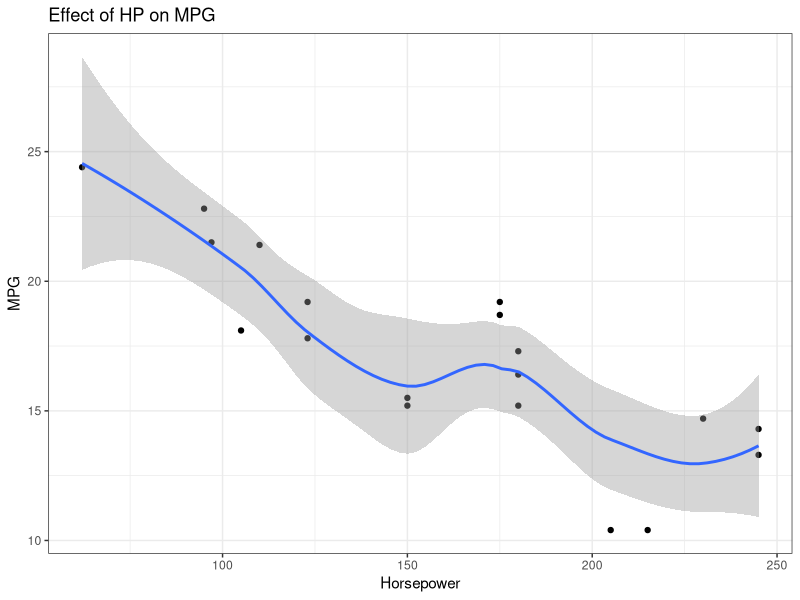
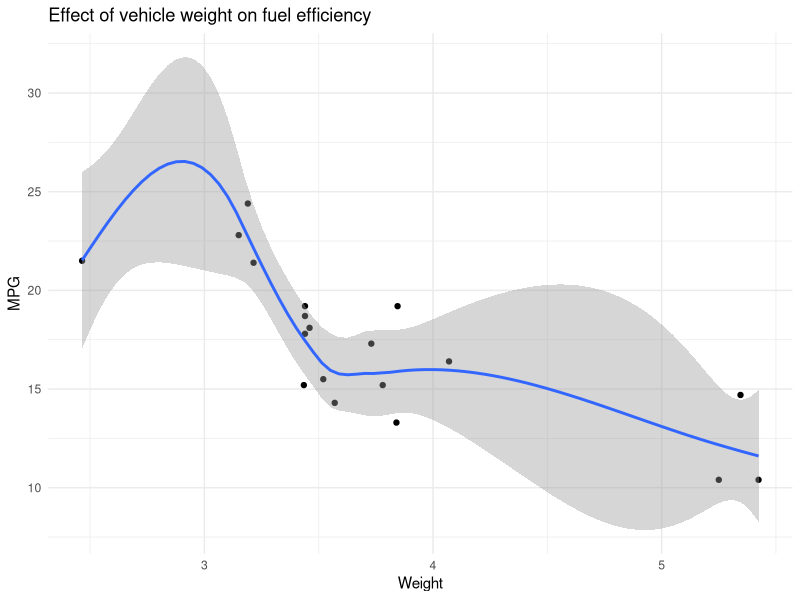
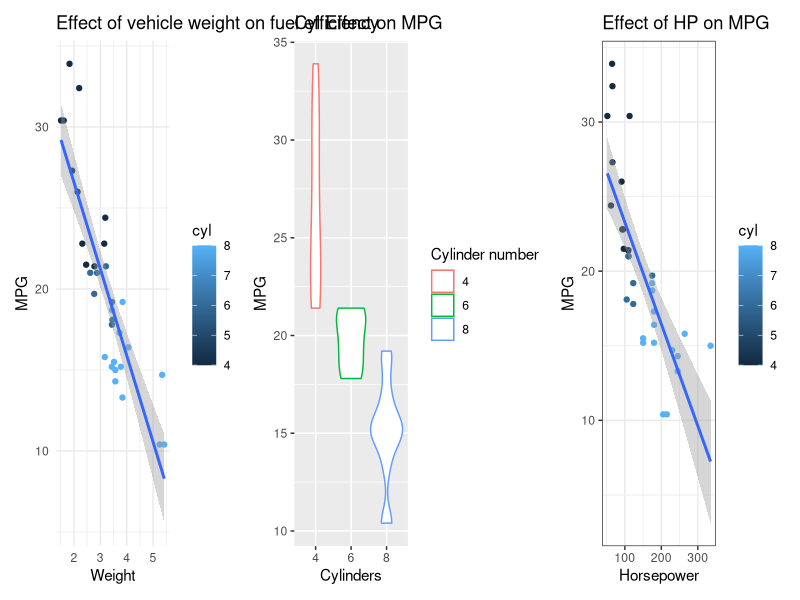

Recreate these plots in R, in order.
library(tidyverse)
#1
data("mtcars")
str(mtcars)

#subset mtcars, #

auto_transmissions <- mtcars$am %in% "0"
Auto_subset <- mtcars[auto_transmissions,]
save(Auto_subset, file = "automatic_mtcars.csv")

#4/5 plots the effect of horsepower on miles-per-gallon using ggplot2 (update plot to have meaningful labels and title)
#saves this plot as a png image called “mpg_vs_hp_auto.png” in your Assignment_6 directory

as.numeric(mtcars$hp)
as.numeric(mtcars$mpg)  
jpeg(filename = "mpg_vs_hp_auto.png")
ggplot(Auto_subset, aes(x= hp, y= mpg)) +theme_bw() + geom_point() + geom_smooth() +
  labs(title = "Effect of HP on MPG", x= "Horsepower", y= "MPG") 
dev.off()

#plots the effect of weight on miles-per-gallon (with improved labels, again)
#saves this second plot as a tiff image called “mpg_vs_wt_auto.tiff” in your Assignment_5 directory
jpeg(filename = "mpg_vs_wt_auto.tiff")
ggplot(Auto_subset, aes(x=wt, y=mpg)) + theme_minimal() +geom_point() +geom_smooth()+
  labs(title = "Effect of vehicle weight on fuel efficiency", x= "Weight", y= "MPG")
dev.off()

#8/9subset the original mtcars dataframe to include only cars with displacements less than or equal to 200 cu.in.
#saves that new subset as a csv file called mtcars_max200_displ.csv

Low_Disp <-!(mtcars$disp>200)
Low_Disp_Subset <- mtcars[Low_Disp,]
save(Low_Disp_Subset, file = "mtcars_max200_displ.csv")

#10/11 include code to calculate the maximum horsepower for each of the three dataframes (original, automatic, max200)
#prints these calculations (from task 10) in a readable format to a new plaintext file called hp_maximums.txt

#sort? or order? then do tail? 

mtcars_max<- max(mtcars$hp)
Auto_max<- max(Auto_subset$hp)
Low_Disp_max<- max(Low_Disp_Subset$hp)

print(c(mtcars_max, Auto_max, Low_Disp_max))

writeLines(c("The code for max HP of mtcars is data(mtcars) \n then mtcars_max<- max(mtcars$hp)",
"\n The code for calculating max HP for only automatic cars is auto_transmissions <- mtcars$am %in% 0
Auto_subset <- mtcars[auto_transmissions,] \n then Auto_max<- max(Auto_subset$hp)", 
"\n The code for max HP of low Disp cars is Low_Disp <-!(mtcars$disp>200)
Low_Disp_Subset <- mtcars[Low_Disp,] \n then Low_Disp_max<- max(Low_Disp_Subset$hp)"), "hp_maximums.txt")

#12/13combine the following 3 plots into one image using the patchwork package (all 3 plots use the full un-subsetted mtcars data)
#Scatterplot + trendline of the effect of weight on mpg (points and linear trendlines colored by the number of cylinders)
#Violin chart of the distributions of mpg for cars, separated and colored by the number of cylinders
#Scatterplot + trendline of the effect of horsepower on mpg (points and linear trendlines colored by the number of cylinders)
#save that combined figure as a single png image file called combined_mtcars_plot.png in your Assignment_6 directory

library(patchwork)
as.factor(mtcars$cyl)
p1<- ggplot(mtcars, aes(x=wt, y=mpg, color=cyl)) + theme_minimal() +geom_point() +geom_smooth(method = lm)+
  labs(title = "Effect of vehicle weight on fuel efficiency", x= "Weight", y= "MPG")

p2<- ggplot(mtcars, aes(x=as.factor(cyl), y=mpg, color=as.factor(cyl))) +geom_violin()+
  labs(x='Cylinders', y="MPG", color= "Cylinder number", title = "Cyl Effect on MPG")

p3<- ggplot(mtcars, aes(x= hp, y= mpg, color=cyl)) +theme_bw() + geom_point() + geom_smooth(method = lm) +
  labs(title = "Effect of HP on MPG", x= "Horsepower", y= "MPG") 

jpeg(filename = "combined_mtcars_plot.png")
p1+p2+p3
dev.off()
